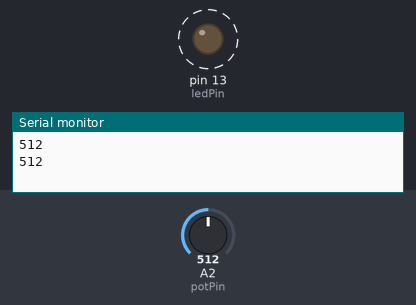
Bench run of a sketch on a simulated Arduino Uno, built with avr-gcc and run on an emulated ATmega328P. Shown: output pins drawn as LEDs (lit = HIGH), the last lines printed to the serial monitor. Dashed ring = blinking. The inputs (shaded band) are chosen by the test bench; at power-on: A2 (potPin) = 512.

Above: at 1.8 s.
1.9 s: A2 (potPin) set to 306
At 2.2 s:
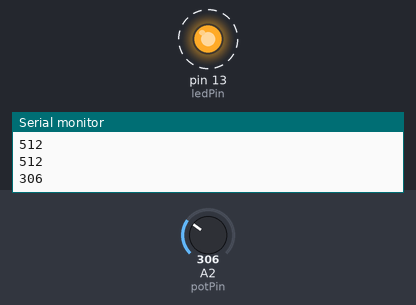
5.4 s: A2 (potPin) set to 122
At 5.56 s:
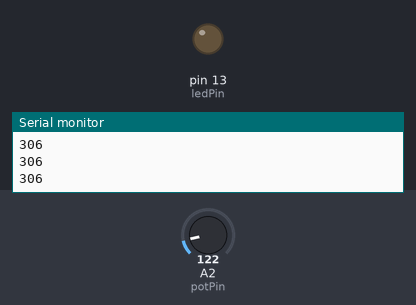
Timing chart, 0 to 14.9 s (numbered marks = the images above; inputs shaded):
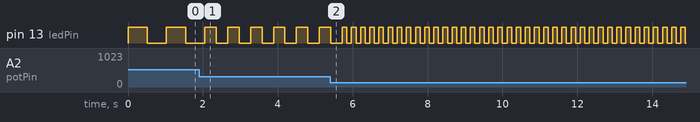

The sketch:

potmeter.ino
```cpp
// (licence header left out)
int potPin = A2;              // Potmeter pin
int ledPin = LED_BUILTIN;     // Ingebouwde LED pin
int potVal = 0;               // Waarde van potmeter

void setup() {
  Serial.begin(9600);         // Stel de seriële monitor in
  pinMode(ledPin, OUTPUT);    // Stel de ledPin in als uitvoer
}

// Herhaal oneindig
void loop() {

  potVal = analogRead(potPin);    // Lees de analoge waarde van de potmeter 0-1023
  Serial.println(potVal);         // Toon de waarde in de seriële monitor

  digitalWrite(ledPin, HIGH);     // Zet de ingebouwde LED aan
  delay(potVal);                  // Pauzeer de waarde van de potmeter

  digitalWrite(ledPin, LOW);      // Zet de ingebouwde LED uit
  delay(potVal);                  // Pauzeer de waarde van de potmeter

}
```

Measured:
- after the input at 1.9 s, pin 13 (ledPin): alternates HIGH for 0.31 s and LOW for 0.31 s, starting after 0.46 s
- by itself, pin 13 (ledPin): alternates HIGH for 0.51 s and LOW for 0.51 s
